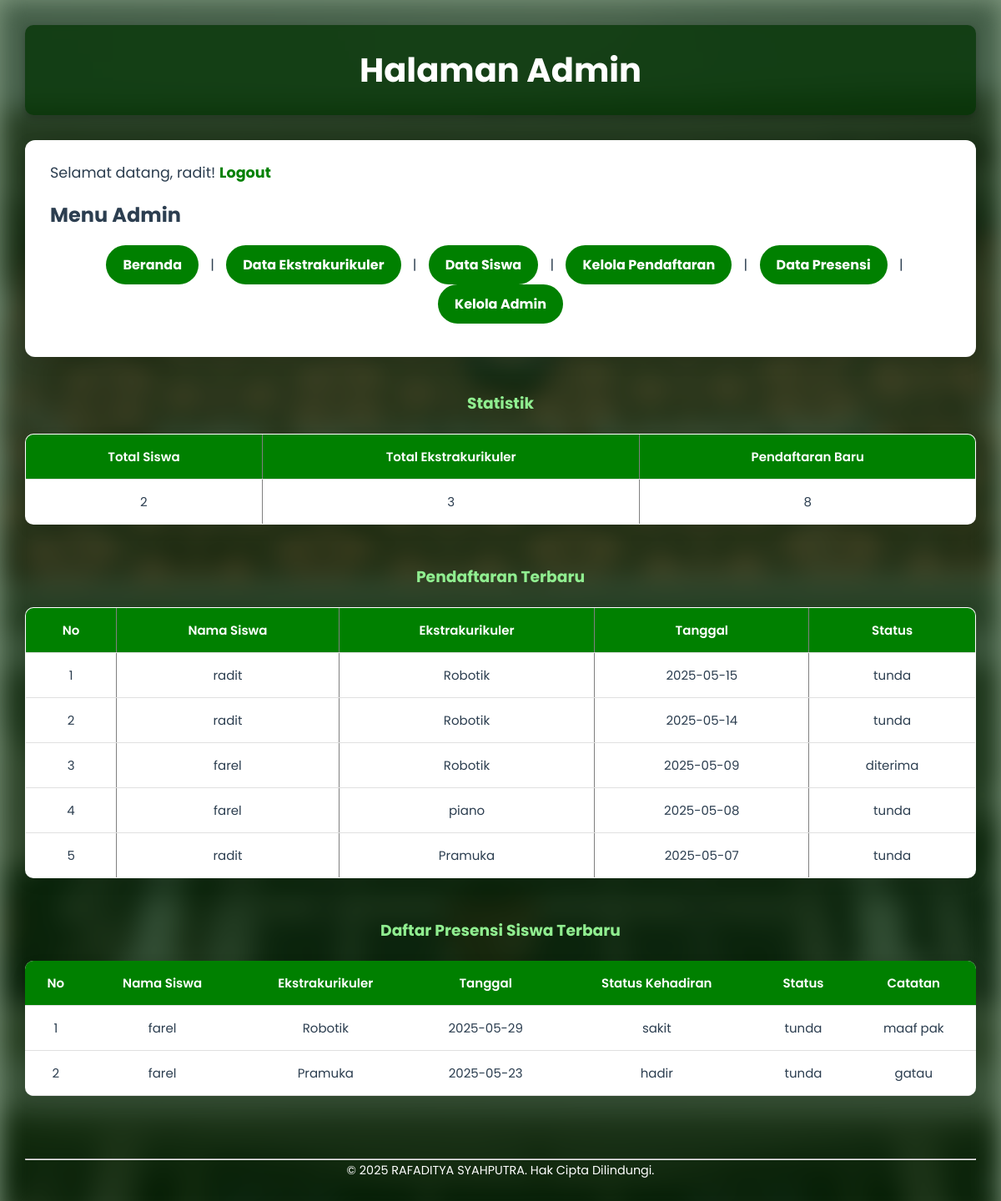
Page /panel_admin.php (signed in) on the committed database.
### tables this page shows
CREATE TABLE `pendaftaran_eskul` (
  `id_pendaftaran` int(11) NOT NULL,
  `id_siswa` int(11) NOT NULL,
  `id_eskul` int(11) NOT NULL,
  `tanggal_daftar` date NOT NULL,
  `status` enum('tunda','diterima','ditolak') NOT NULL DEFAULT 'tunda',
  `keterangan` text DEFAULT NULL
);

CREATE TABLE `siswa` (
  `id_siswa` int(11) NOT NULL,
  `nis` varchar(20) NOT NULL,
  `nama_siswa` varchar(200) NOT NULL,
  `kelas` varchar(10) NOT NULL,
  `jenis_kelamin` enum('L','P') DEFAULT NULL,
  `tanggal_lahir` date DEFAULT NULL,
  `alamat` text DEFAULT NULL,
  `no_telp` varchar(15) DEFAULT NULL,
  `email` varchar(100) DEFAULT NULL,
  `foto_profil` varchar(255) DEFAULT NULL
);

CREATE TABLE `eskul` (
  `id_eskul` int(11) NOT NULL,
  `nama_eskul` varchar(100) NOT NULL,
  `deskripsi` text NOT NULL,
  `pembina` varchar(100) NOT NULL,
  `hari_kegiatan` varchar(10) NOT NULL,
  `jam_mulai` time NOT NULL,
  `jam_selesai` time NOT NULL,
  `lokasi` varchar(100) NOT NULL,
  `kuota` int(11) DEFAULT NULL,
  `foto_eskul` varchar(255) DEFAULT NULL
);

CREATE TABLE `presensi` (
  `id_presensi` int(11) NOT NULL,
  `id_siswa` int(11) NOT NULL,
  `id_eskul` int(11) NOT NULL,
  `tanggal` date NOT NULL,
  `status_hadir` enum('hadir','izin','sakit','alpa') NOT NULL,
  `status` enum('tunda','diterima','ditolak') NOT NULL DEFAULT 'tunda',
  `catatan` text DEFAULT NULL
);

### panel_admin.php (the view, shortened to what this page needs)
<?php
include 'koneksi.php';
$username = $_SESSION['username'];
$role = strtolower(trim($_SESSION['role']));
$sql_total_siswa = "SELECT COUNT(*) AS total_siswa FROM siswa";
$sql_total_eskul = "SELECT COUNT(*) AS total_eskul FROM eskul";
$sql_pendaftaran_baru = "SELECT COUNT(*) AS pendaftaran_baru FROM pendaftaran_eskul WHERE YEAR(tanggal_daftar) = YEAR(CURRENT_DATE)";
$result_siswa = $conn->query($sql_total_siswa);
$result_eskul = $conn->query($sql_total_eskul);
$result_pendaftaran = $conn->query($sql_pendaftaran_baru);
$total_siswa = $result_siswa->fetch_assoc()['total_siswa'];
$total_eskul = $result_eskul->fetch_assoc()['total_eskul'];
$pendaftaran_baru = $result_pendaftaran->fetch_assoc()['pendaftaran_baru'];
$sql_pendaftaran_terbaru = "SELECT p.*, s.nama_siswa, e.nama_eskul
                            FROM pendaftaran_eskul p
                            JOIN siswa s ON p.id_siswa = s.id_siswa
                            JOIN eskul e ON p.id_eskul = e.id_eskul
                            ORDER BY p.tanggal_daftar DESC
                            LIMIT 5";
$pendaftaran_terbaru_result = $conn->query($sql_pendaftaran_terbaru);
$sql_presensi = "SELECT
  p.id_presensi,
  p.tanggal,
  p.status_hadir,
  p.catatan,
  e.nama_eskul,
  p.status,
  s.nama_siswa
FROM presensi p
JOIN eskul e ON p.id_eskul = e.id_eskul
JOIN siswa s ON p.id_siswa = s.id_siswa
ORDER BY p.tanggal DESC
LIMIT 2";
$result_presensi = $conn->query($sql_presensi);
?>
<html>
<head>
</head>
<body>
    <?php if (in_array($role, ['admin'])): ?>
    <h1>Halaman Admin</h1>
     <?php elseif (in_array($role, ['pembina', 'pelatih'])): ?>
     <h1>Halaman Pembina dan Pelatih</h1>
     <?php endif; ?>
    <div class="isi">
        <p>Selamat datang, <?php echo htmlspecialchars($username); ?>!
            <a href="logout_admin.php">Logout</a>
        </p>
        <?php if (in_array($role, ['admin'])): ?>
        <h2>Menu Admin</h2>
        <?php elseif (in_array($role, ['pembina', 'pelatih'])): ?>
        <h2>Menu Pembina dan Pelatih</h2>
        <?php endif; ?>
       <div class="nav">
  <?php if (in_array($role, ['admin'])): ?>
      <a href="index_admin.php">Beranda</a> |
      <a href="admin_eskul.php">Data Ekstrakurikuler</a> |
      <a href="admin_siswa.php">Data Siswa</a> |
      <a href="admin_daftar.php">Kelola Pendaftaran</a> |
      <a href="admin_presensi.php">Data Presensi</a> |
      <a href="kelola_admin.php">Kelola Admin</a>
  <?php elseif (in_array($role, ['pembina', 'pelatih'])): ?>
      <a href="index_admin.php">Beranda</a> |
      <a href="admin_eskul.php">Data Ekstrakurikuler</a> |
      <a href="admin_presensi.php">Data Presensi</a>
  <?php endif; ?>
</div>
    </div>
    <?php if ($role === 'admin'): ?>
    <h3>Statistik</h3>
    <table border="1">
        <tr>
            <th>Total Siswa</th>
            <th>Total Ekstrakurikuler</th>
            <th>Pendaftaran Baru</th>
        </tr>
        <tr>
            <td><?php echo $total_siswa; ?></td>
            <td><?php echo $total_eskul; ?></td>
            <td><?php echo $pendaftaran_baru; ?></td>
        </tr>
    </table><br>
    <h3>Pendaftaran Terbaru</h3>
    <table border="1">
        <tr>
            <th>No</th>
            <th>Nama Siswa</th>
            <th>Ekstrakurikuler</th>
            <th>Tanggal</th>
            <th>Status</th>
        </tr>
        <?php
        if ($pendaftaran_terbaru_result->num_rows > 0) {
            $no = 1;
            while ($row = $pendaftaran_terbaru_result->fetch_assoc()) {
                echo "<tr>";
                echo "<td>" . $no++ . "</td>";
                echo "<td>" . htmlspecialchars($row['nama_siswa']) . "</td>";
                echo "<td>" . htmlspecialchars($row['nama_eskul']) . "</td>";
                echo "<td>" . htmlspecialchars($row['tanggal_daftar']) . "</td>";
                echo "<td>" . htmlspecialchars($row['status']) . "</td>";
                echo "</tr>";
            }
        } else {
            echo "<tr><td colspan='5'>Belum ada pendaftaran terbaru.</td></tr>";
        }
        ?>
    </table>
    <?php endif; ?><br>
    <h3>Daftar Presensi Siswa Terbaru</h3>
    <table class="tabel">
        <tr>
            <th>No</th>
            <th>Nama Siswa</th>
            <th>Ekstrakurikuler</th>
            <th>Tanggal</th>
            <th>Status Kehadiran</th>
            <th>Status</th>
            <th>Catatan</th>
        </tr>
        <?php
        $no = 1;
        if ($result_presensi->num_rows > 0):
            while ($row = $result_presensi->fetch_assoc()):
        ?>
        <tr>
            <td><?= $no++; ?></td>
            <td><?= htmlspecialchars($row['nama_siswa']); ?></td>
            <td><?= htmlspecialchars($row['nama_eskul']); ?></td>
            <td><?= htmlspecialchars($row['tanggal']); ?></td>
            <td><?= htmlspecialchars($row['status_hadir']); ?></td>
            <td><?= htmlspecialchars($row['status']); ?></td>
            <td><?= htmlspecialchars($row['catatan']); ?></td>
        </tr>
        <?php endwhile; else: ?>
        <tr><td colspan="6">Belum ada data presensi.</td></tr>
        <?php endif; ?>
    </table>
    <footer>
        <hr>
        <p>&copy;  <?php echo date('Y');?>  RAFADITYA SYAHPUTRA. Hak Cipta Dilindungi.</p>
    </footer>
</body>
</html>

### panel_admin.php (style rules this page uses)
* { margin: 0; padding: 0; box-sizing: border-box; }
body { font-family: 'Poppins', sans-serif; color: #2c3e50; line-height: 1.7; padding: 30px; position: relative; min-height: 100vh; z-index: 1; }
body::before { content: ""; position: fixed; top: 0; left: 0; width: 100%; height: 100%; background-image: url('smkn13.jpg'); background-size: cover; background-position: center; background-repeat: no-repeat; filter: blur(15px) brightness(0.6); z-index: -2; pointer-events: none; }
body::after { content: ""; position: fixed; top: 0; left: 0; width: 100%; height: 100%; background: rgba(0, 50, 0, 0.5); z-index: -1; pointer-events: none; }
h1 { animation: fadeIn 1s ease forwards; }
.nav { animation: slideIn 1.4s ease forwards; }
.isi { animation: slideIn 1.2s ease forwards; }
table { animation: slideIn 1.4s ease forwards; }
h1 { text-align: center; font-size: 2.5em; background: rgba(0, 50, 0, 0.7); color: white; padding: 20px; border-radius: 10px; margin-bottom: 30px; box-shadow: 0 4px 8px rgba(0, 0, 0, 0.2); animation: fadeIn 1s ease-in-out; }
.isi { max-width: 1300px; margin: auto; background-color: #ffffff; padding: 25px 30px; border-radius: 12px; box-shadow: 0 6px 20px rgba(0, 0, 0, 0.1); margin-bottom: 40px; }
.isi p { font-size: 1.1em; margin-bottom: 15px; }
.isi a { color: green; text-decoration: none; font-weight: bold; }
h3 { color: #90EE90; animation: slideIn 1.4s ease forwards; text-align: center; }
.nav { margin: 15px 0; text-align: center; }
.nav a { display: inline-block; margin: 0 10px; padding: 10px 20px; background-color: green; color: white; border-radius: 30px; text-decoration: none; transition: 0.3s; }
table { width: 100%; border-collapse: collapse; margin: 20px auto; background-color: #fff; border-radius: 10px; overflow: hidden; box-shadow: 0 6px 20px rgba(0, 0, 0, 0.05); }
table th, table td { padding: 15px; text-align: center; border-bottom: 1px solid #e0e0e0; font-size: 15px; }
table th { background-color: green; color: white; font-weight: 600; }
footer { text-align: center; color: white; font-size: 0.9em; padding: 25px 0; margin-top: 50px; }

### rows in the picture
pendaftaran_eskul: id_siswa.nama_siswa "radit", id_eskul.nama_eskul "Robotik", tanggal_daftar "2025-05-15", status "tunda"
pendaftaran_eskul: id_siswa.nama_siswa "radit", id_eskul.nama_eskul "Robotik", tanggal_daftar "2025-05-14", status "tunda"
pendaftaran_eskul: id_siswa.nama_siswa "farel", id_eskul.nama_eskul "Robotik", tanggal_daftar "2025-05-09", status "diterima"
pendaftaran_eskul: id_siswa.nama_siswa "farel", id_eskul.nama_eskul "piano", tanggal_daftar "2025-05-08", status "tunda"
pendaftaran_eskul: id_siswa.nama_siswa "radit", id_eskul.nama_eskul "Pramuka", tanggal_daftar "2025-05-07", status "tunda"
presensi: id_siswa.nama_siswa "farel", id_eskul.nama_eskul "Robotik", tanggal "2025-05-29", status_hadir "sakit", status "tunda", catatan "maaf pak"
presensi: id_siswa.nama_siswa "farel", id_eskul.nama_eskul "Pramuka", tanggal "2025-05-23", status_hadir "hadir", status "tunda", catatan "gatau"

### other values in the picture
$username "radit"
$total_siswa "2"
$total_eskul "3"
$pendaftaran_baru "8"
